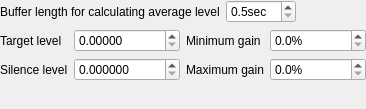
<?xml version="1.0" encoding="UTF-8"?>
<ui version="4.0">
 <class>AudioNormalizerOptionWidget</class>
 <widget class="QWidget" name="AudioNormalizerOptionWidget">
  <property name="geometry">
   <rect>
    <x>0</x>
    <y>0</y>
    <width>366</width>
    <height>109</height>
   </rect>
  </property>
  <property name="windowTitle">
   <string>Form</string>
  </property>
  <layout class="QGridLayout" name="gridLayout">
   <property name="leftMargin">
    <number>0</number>
   </property>
   <property name="topMargin">
    <number>0</number>
   </property>
   <property name="rightMargin">
    <number>0</number>
   </property>
   <property name="bottomMargin">
    <number>0</number>
   </property>
   <item row="0" column="0" colspan="2">
    <layout class="QHBoxLayout" name="horizontalLayout">
     <item>
      <widget class="QLabel" name="label_42">
       <property name="text">
        <string>Buffer length for calculating average level</string>
       </property>
      </widget>
     </item>
     <item>
      <widget class="QDoubleSpinBox" name="length">
       <property name="sizePolicy">
        <sizepolicy hsizetype="Expanding" vsizetype="Fixed">
         <horstretch>0</horstretch>
         <verstretch>0</verstretch>
        </sizepolicy>
       </property>
       <property name="accelerated">
        <bool>true</bool>
       </property>
       <property name="suffix">
        <string>sec</string>
       </property>
       <property name="decimals">
        <number>1</number>
       </property>
       <property name="minimum">
        <double>0.500000000000000</double>
       </property>
       <property name="maximum">
        <double>30.000000000000000</double>
       </property>
       <property name="singleStep">
        <double>0.500000000000000</double>
       </property>
      </widget>
     </item>
     <item>
      <spacer name="horizontalSpacer_17">
       <property name="orientation">
        <enum>Qt::Horizontal</enum>
       </property>
       <property name="sizeHint" stdset="0">
        <size>
         <width>25</width>
         <height>17</height>
        </size>
       </property>
      </spacer>
     </item>
    </layout>
   </item>
   <item row="1" column="0">
    <layout class="QFormLayout" name="formLayout">
     <item row="0" column="0">
      <widget class="QLabel" name="label_22">
       <property name="text">
        <string>Target level</string>
       </property>
      </widget>
     </item>
     <item row="0" column="1">
      <widget class="QDoubleSpinBox" name="target">
       <property name="sizePolicy">
        <sizepolicy hsizetype="Expanding" vsizetype="Fixed">
         <horstretch>0</horstretch>
         <verstretch>0</verstretch>
        </sizepolicy>
       </property>
       <property name="accelerated">
        <bool>true</bool>
       </property>
       <property name="decimals">
        <number>5</number>
       </property>
       <property name="maximum">
        <double>1.000000000000000</double>
       </property>
       <property name="singleStep">
        <double>0.010000000000000</double>
       </property>
      </widget>
     </item>
     <item row="1" column="0">
      <widget class="QLabel" name="label_16">
       <property name="text">
        <string>Silence level</string>
       </property>
      </widget>
     </item>
     <item row="1" column="1">
      <widget class="QDoubleSpinBox" name="silence">
       <property name="sizePolicy">
        <sizepolicy hsizetype="Expanding" vsizetype="Fixed">
         <horstretch>0</horstretch>
         <verstretch>0</verstretch>
        </sizepolicy>
       </property>
       <property name="accelerated">
        <bool>true</bool>
       </property>
       <property name="decimals">
        <number>6</number>
       </property>
       <property name="maximum">
        <double>0.100000000000000</double>
       </property>
       <property name="singleStep">
        <double>0.000001000000000</double>
       </property>
      </widget>
     </item>
    </layout>
   </item>
   <item row="1" column="1">
    <layout class="QFormLayout" name="formLayout_2">
     <item row="0" column="0">
      <widget class="QLabel" name="label_28">
       <property name="text">
        <string>Minimum gain</string>
       </property>
      </widget>
     </item>
     <item row="0" column="1">
      <widget class="QDoubleSpinBox" name="min">
       <property name="sizePolicy">
        <sizepolicy hsizetype="Expanding" vsizetype="Fixed">
         <horstretch>0</horstretch>
         <verstretch>0</verstretch>
        </sizepolicy>
       </property>
       <property name="accelerated">
        <bool>true</bool>
       </property>
       <property name="suffix">
        <string notr="true">%</string>
       </property>
       <property name="decimals">
        <number>1</number>
       </property>
       <property name="maximum">
        <double>999.000000000000000</double>
       </property>
      </widget>
     </item>
     <item row="1" column="0">
      <widget class="QLabel" name="label_29">
       <property name="text">
        <string>Maximum gain</string>
       </property>
      </widget>
     </item>
     <item row="1" column="1">
      <widget class="QDoubleSpinBox" name="max">
       <property name="sizePolicy">
        <sizepolicy hsizetype="Expanding" vsizetype="Fixed">
         <horstretch>0</horstretch>
         <verstretch>0</verstretch>
        </sizepolicy>
       </property>
       <property name="accelerated">
        <bool>true</bool>
       </property>
       <property name="suffix">
        <string notr="true">%</string>
       </property>
       <property name="decimals">
        <number>1</number>
       </property>
       <property name="maximum">
        <double>9999.000000000000000</double>
       </property>
      </widget>
     </item>
    </layout>
   </item>
  </layout>
 </widget>
 <resources/>
 <connections/>
</ui>
